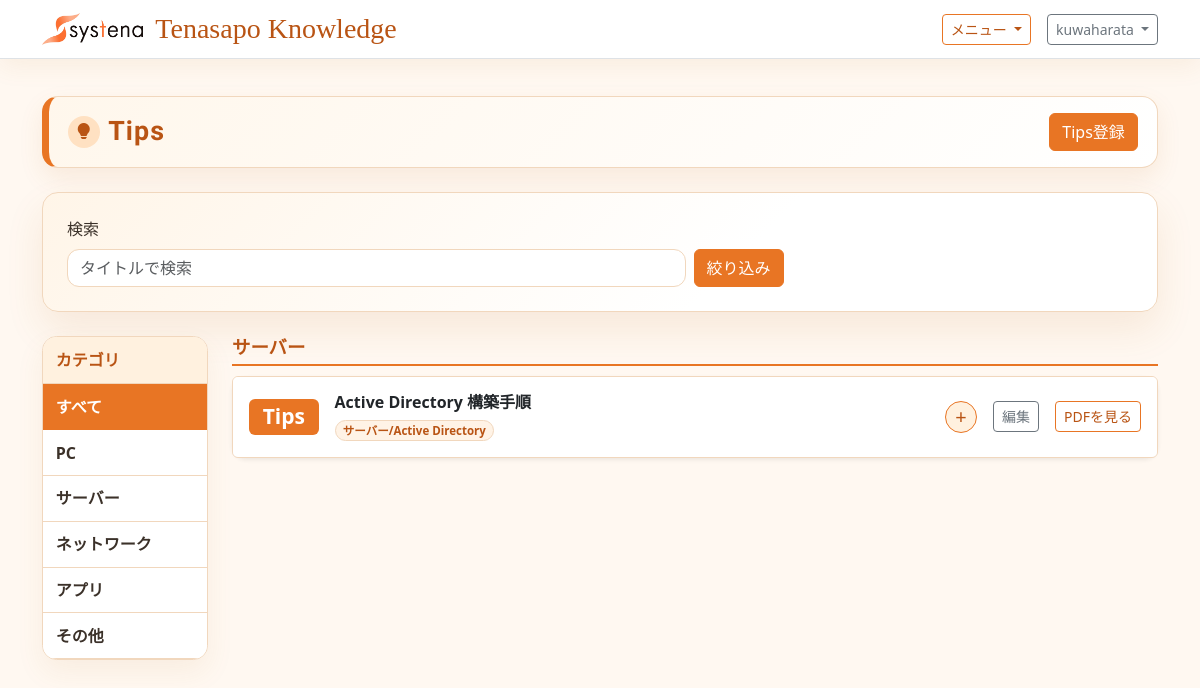
The app's page /tips/ (signed in) with its own data.
### tenasapo_knowledge/models.py (models this page shows, shortened)
class TipsArticle(models.Model):
    title = models.CharField('タイトル', max_length=200)
    target_os = models.CharField('対象OS', max_length=120, blank=True)
    category = models.CharField('カテゴリ', max_length=120, blank=True)
    body = models.TextField('内容')
    pdf_file = models.FileField('PDFファイル', upload_to='tips_attachments/%Y/%m/', blank=True)
    is_published = models.BooleanField('公開', default=True)
    is_approved = models.BooleanField('承認済み', default=True)
    visible_to_customer = models.BooleanField('カスタマーユーザー向け表示', default=True)
    visible_to_systena = models.BooleanField('システナユーザー向け表示', default=True)
    published_at = models.DateTimeField('公開日時', default=timezone.now)
    source_published_at = models.DateField('ソース公開日', null=True, blank=True)
    expires_on = models.DateField('掲載期限', null=True, blank=True, default=default_expires_on)
    created_by = models.ForeignKey(
        settings.AUTH_USER_MODEL,
        on_delete=models.SET_NULL,
        null=True,
        blank=True,
        related_name='created_tips_articles',
        verbose_name='作成者',
    )
    created_by_name = models.CharField('投稿者名', max_length=150, blank=True)
    approved_by = models.ForeignKey(
        settings.AUTH_USER_MODEL,
        on_delete=models.SET_NULL,
        null=True,
        blank=True,
        related_name='approved_tips_articles',
        verbose_name='承認者',
    )
    approved_by_name = models.CharField('承認者名', max_length=150, blank=True)
    created_at = models.DateTimeField('作成日時', auto_now_add=True)
    updated_at = models.DateTimeField('更新日時', auto_now=True)
    class Meta:
        verbose_name = 'Tips'
        verbose_name_plural = 'Tips'
        ordering = ['-published_at', '-created_at']

### tenasapo_knowledge/views.py (the view, shortened to what this page needs)
# urls.py: path('tips/', TipsListView.as_view(), name='tip_list'),
class TipsListView(ListView):
    model = TipsArticle
    template_name = 'tenasapo_knowledge/tips_list.html'
    context_object_name = 'tips_list'
    def dispatch(self, request, *args, **kwargs):
        record_view_history(
            request,
            'Tips一覧',
            search_query=request.GET.get('q', '')[:200],
            parent_category=request.GET.get('parent_category', '')[:120],
            category=request.GET.get('category', '')[:120],
        )
        return super().dispatch(request, *args, **kwargs)
    def get_queryset(self):
        queryset = (
            TipsArticle.objects.filter(is_published=True)
            .filter(active_until_filter())
            .filter(visible_to_any_account_filter())
            .annotate(good_count=Count('goods'))
        )
        user = self.request.user
        is_systena_user = in_group(user, SYSTENA_GROUP_NAME)
        is_reviewer_user = in_group(user, REVIEWER_GROUP_NAME)
        if (
            not (user.is_authenticated and (user.is_staff or user.is_superuser))
            and not is_systena_user
            and not is_reviewer_user
        ):
            queryset = queryset.filter(visible_to_customer=True)
            if FAQ_APPROVAL_ENABLED:
                queryset = queryset.filter(is_approved=True)
        query = self.request.GET.get('q')
        if query:
            queryset = queryset.filter(title__icontains=query)
        parent_category = self.request.GET.get('parent_category')
        category = self.request.GET.get('category')
        return queryset.distinct()
    def get_context_data(self, **kwargs):
        context = super().get_context_data(**kwargs)
        can_view_approval_meta = in_group(self.request.user, SYSTENA_GROUP_NAME)
        context['can_use_good'] = is_customer_user(self.request.user)
        context['can_edit_tip'] = can_edit_article(self.request.user)
        context['can_view_approval_meta'] = can_view_approval_meta
        liked_tip_ids = set(
            TipsGood.objects.filter(
                user=self.request.user,
                tip_id__in=[tip.id for tip in context['tips_list']],
            ).values_list('tip_id', flat=True)
        )
        for tip in context['tips_list']:
            tip.is_gooded = tip.id in liked_tip_ids
            tip.creator_display_name = tip.created_by_name or (
                tip.created_by.get_username() if tip.created_by else ''
            )
            tip.approver_display_name = tip.approved_by_name or (
                tip.approved_by.get_username() if tip.approved_by else ''
            )
            tip.category_chips = self.split_categories(tip.category)
        selected_parent = self.request.GET.get('parent_category', '')
        selected_category = self.request.GET.get('category', '')
        if selected_category and not selected_parent:
            selected_parent = self.parent_category_name(selected_category)
        context['parent_categories'] = self.available_parent_category_groups()
        context['selected_parent_category'] = selected_parent
        context['selected_category'] = selected_category
        context['grouped_tips'] = self.group_tips(context['tips_list'], selected_parent)
        context['query'] = self.request.GET.get('q', '')
        return context
    @staticmethod
    def split_categories(value):
        return [category.strip() for category in (value or '').split(',') if category.strip()]
    @staticmethod
    def parent_category_name(category):
        if '/' in category:
            return category.split('/', 1)[0].strip()
        return category.strip() or '未分類'
    @classmethod
    def tip_parent_categories(cls, tip):
        parent_names = [
            cls.parent_category_name(category)
            for category in cls.split_categories(tip.category)
        ]
        return list(dict.fromkeys(parent_names or ['未分類']))
    @classmethod
    def available_parent_categories(cls):
        parent_categories = [
            parent_name
            for parent_name, _ in FAQCategoryCreateForm.PARENT_CATEGORY_CHOICES
        ]
        parent_categories.extend(
            FAQCategory.objects.values_list('parent_name', flat=True).distinct()
        )
        for category_text in (
            TipsArticle.objects.filter(is_published=True)
            .filter(active_until_filter())
            .filter(visible_to_any_account_filter())
            .values_list('category', flat=True)
        ):
            parent_categories.extend(
                cls.parent_category_name(category)
                for category in cls.split_categories(category_text)
            )
        return list(dict.fromkeys(parent_categories))
    @classmethod
    def available_parent_category_groups(cls):
        child_categories = {}
        for parent_name in cls.available_parent_categories():
            child_categories.setdefault(parent_name, [])
        for category in FAQCategory.objects.order_by('parent_name', 'child_name'):
            child_categories.setdefault(category.parent_name, []).append(
                {
                    'name': category.child_name,
                    'full_name': category.full_name,
                }
            )
        for category_text in (
            TipsArticle.objects.filter(is_published=True)
            .filter(active_until_filter())
            .filter(visible_to_any_account_filter())
            .values_list('category', flat=True)
        ):
            for category_name in cls.split_categories(category_text):
                parent_name = cls.parent_category_name(category_name)
                child_name = category_name.split('/', 1)[1].strip() if '/' in category_name else category_name
                child_categories.setdefault(parent_name, []).append(
                    {
                        'name': child_name,
                        'full_name': category_name,
                    }
                )
        groups = []
        for parent_name, children in child_categories.items():
            unique_children = {}
            for child in children:
                unique_children[child['full_name']] = child
            groups.append(
                {
                    'name': parent_name,
                    'children': list(unique_children.values()),
                }
            )
        return groups
    @classmethod
    def group_tips(cls, tips, selected_parent=''):
        grouped_tips = []
        parent_categories = [selected_parent] if selected_parent else cls.available_parent_categories()
        for parent_category in parent_categories:
            matched_tips = [
                tip
                for tip in tips
                if parent_category in cls.tip_parent_categories(tip)
            ]
            if matched_tips:
                grouped_tips.append(
                    {
                        'parent_name': parent_category,
                        'articles': matched_tips,
                    }
                )
        return grouped_tips

### tenasapo_knowledge/templates/tenasapo_knowledge/tips_list.html (shortened to what this page needs)
{% extends "base.html" %}
{% block content %}
<div class="page-title-panel mb-4">
    <div class="d-flex flex-column flex-md-row justify-content-between align-items-md-center gap-3">
        <div>
            <h1 class="page-title-main mb-0 d-flex align-items-center gap-2">
                <span class="page-title-icon"><i class="bi bi-lightbulb-fill"></i></span>Tips
            </h1>
        </div>
        {% if user.is_staff or user.is_superuser %}
            <a class="btn btn-primary" href="{% url 'tip_create' %}">Tips登録</a>
        {% endif %}
    </div>
</div>
<div class="home-panel p-4 mb-4">
    <form class="row gy-2 gx-2 align-items-end" method="get">
        <div class="col-12 col-md-7">
            <label class="form-label" for="q">検索</label>
            <input class="form-control" id="q" type="search" name="q" value="{{ query }}" placeholder="タイトルで検索">
        </div>
        <div class="col-12 col-md-auto">
            <button class="btn btn-primary" type="submit">絞り込み</button>
        </div>
    </form>
</div>
<div class="row g-4 align-items-start">
    <aside class="col-12 col-lg-2">
        <div class="category-sidebar">
            <div class="category-sidebar-title">カテゴリ</div>
            <div class="list-group list-group-flush">
                <a
                    class="list-group-item category-sidebar-link {% if not selected_parent_category %}active{% endif %}"
                    href="?q={{ query|urlencode }}"
                >
                    すべて
                </a>
                {% for parent_category in parent_categories %}
                    <a
                        class="list-group-item category-sidebar-link category-sidebar-toggle {% if selected_parent_category == parent_category.name %}active{% endif %}"
                        href="?q={{ query|urlencode }}&parent_category={{ parent_category.name|urlencode }}"
                        aria-expanded="{% if selected_parent_category == parent_category.name %}true{% else %}false{% endif %}"
                        aria-controls="categoryChildren{{ forloop.counter }}"
                    >
                        {{ parent_category.name }}
                    </a>
                {% endfor %}
            </div>
        </div>
    </aside>
    <section class="col-12 col-lg-10">
        {% if grouped_tips %}
            <div class="faq-group-list">
                {% for group in grouped_tips %}
                    <section class="faq-group">
                        <h2 class="faq-group-title">{{ group.parent_name }}</h2>
                        <div class="accordion shadow-sm" id="tipsAccordion{{ forloop.counter }}">
                            {% for tip in group.articles %}
                                <article class="accordion-item faq-item">
                                    <h3 class="accordion-header" id="tipsHeading{{ forloop.parentloop.counter }}{{ tip.id }}">
                                        <div class="faq-question d-flex align-items-center gap-3 p-3">
                                            <span class="badge text-bg-primary flex-shrink-0">Tips</span>
                                            <div class="flex-grow-1">
                                                <div class="faq-question-title fw-semibold">{{ tip.title }}</div>
                                                {% if tip.category_chips %}
                                                    <div class="d-flex flex-wrap gap-2 mt-2">
                                                        {% for category in tip.category_chips %}
                                                            <span class="badge faq-category-chip">{{ category }}</span>
                                                        {% endfor %}
                                                    </div>
                                                {% endif %}
                                            </div>
                                            <button
                                                class="btn btn-outline-primary btn-sm rounded-circle faq-toggle collapsed flex-shrink-0"
                                                type="button"
                                                data-bs-toggle="collapse"
                                                data-bs-target="#tipsPanel{{ forloop.parentloop.counter }}{{ tip.id }}"
                                                aria-expanded="false"
                                                aria-controls="tipsPanel{{ forloop.parentloop.counter }}{{ tip.id }}"
                                                aria-label="内容を表示"
                                            ></button>
                                            {% if can_edit_tip %}
                                                <a class="btn btn-outline-secondary btn-sm flex-shrink-0" href="{% url 'tip_edit' tip.id %}">編集</a>
                                            {% endif %}
                                            {% if tip.pdf_file %}
                                                <button
                                                    class="btn btn-outline-primary btn-sm flex-shrink-0"
                                                    type="button"
                                                    data-pdf-url="{{ tip.pdf_file.url }}"
                                                    data-pdf-title="{{ tip.title }}"
                                                    onclick="openPdfModal(this)"
                                                >PDFを見る</button>
                                            {% endif %}
                                        </div>
                                    </h3>
                                </article>
                            {% endfor %}
                        </div>
                    </section>
                {% endfor %}
            </div>
        {% else %}
            <div class="alert alert-info" role="status">表示できるTipsがありません。</div>
        {% endif %}
    </section>
</div>
{% endblock %}

### templates/base.html (shortened to what this page needs)
{% load static %}
<!doctype html>
<html lang="ja">
<head>
    <link href="https://cdn.jsdelivr.net/npm/bootstrap@5.3.3/dist/css/bootstrap.min.css" rel="stylesheet">
    <link href="https://cdn.jsdelivr.net/npm/bootstrap-icons@1.11.3/font/bootstrap-icons.min.css" rel="stylesheet">
</head>
<body>
    <nav class="navbar navbar-expand-lg border-bottom fixed-top">
        <div class="container">
            <a class="navbar-brand brand-title" href="{% url 'home' %}">
                <img class="brand-logo" src="{% static 'systena_logo.png' %}" alt="Systena">
                <span>Tenasapo Knowledge</span>
            </a>
            {% if user.is_authenticated %}
                <div class="d-flex align-items-center gap-3">
                    <div class="dropdown">
                        <button class="btn btn-outline-primary btn-sm dropdown-toggle" type="button" data-bs-toggle="dropdown" aria-expanded="false">
                            メニュー
                        </button>
                    </div>
                    <div class="dropdown">
                        <button class="btn btn-outline-secondary btn-sm dropdown-toggle" type="button" data-bs-toggle="dropdown" aria-expanded="false">
                            {{ user.get_username }}
                        </button>
                    </div>
                </div>
            {% endif %}
        </div>
    </nav>
    <main class="container py-4">
        {% block content %}{% endblock %}
    </main>
</body>
</html>

### records on screen
TipsArticle: title "Active Directory 構築手順", category_chips "サーバー/Active Directory"

### other values on screen
{{ user.get_username }} "kuwaharata"
{{ parent_category.name }} "PC" "サーバー" "ネットワーク" "アプリ" "その他"
{{ group.parent_name }} "サーバー"
